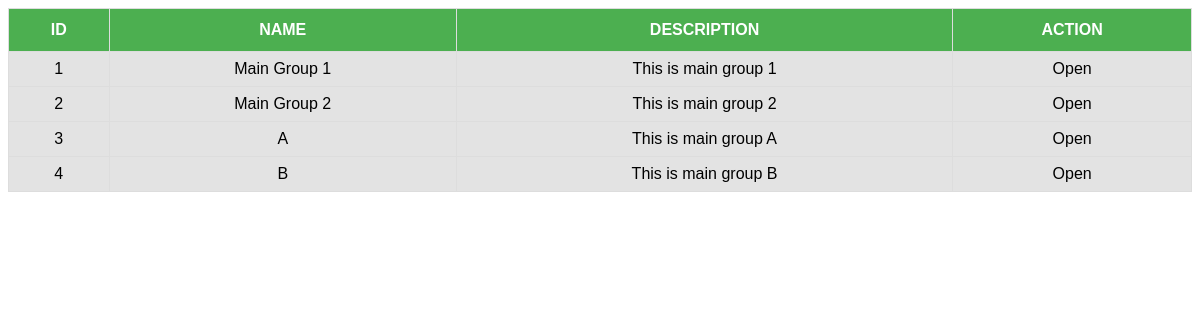
/Maingroups.php, run on the app's committed database.
### tables this page shows
CREATE TABLE `maingroup` (
  `ID` int(10) NOT NULL,
  `Name` varchar(30) NOT NULL,
  `Description` varchar(100) NOT NULL
);

### Maingroups.php (the view, shortened to what this page needs)
<?php
$servername = "localhost";
$username = "root";
$password = "";
$dbname = "medicinal_plants";
$conn = new mysqli($servername, $username, $password, $dbname);
$sql = "SELECT * from maingroup;";
$result = $conn->query($sql);
?>
<table id="report1">
	<tr>
    <th>ID</th>
    <th>NAME</th>
	<th>DESCRIPTION</th>
	<th>ACTION</th>
	</tr>
	<?php
if ($result->num_rows > 0)
{
	while($row = $result->fetch_assoc())
{
?>
    <tr>
	<td><?php echo $row["ID"]?></td>
	<td><?php echo $row["Name"]?></td>
	<td><?php echo $row["Description"]?></td>
	<td><div class="shake-hard">
<a href="MaingroupOpen.php?id=<?php echo $row["ID"]?>"><i class="fa fa-tree" aria-hidden="true"></i> Open</i></a>
</div>
</div></td>
	</tr>
<?php
}
}
else  {
    ?>
    <div style="padding-top:100px">No Results</div>
   <a class="back" href="./ShowDetails.php">BACK</a>
    <?php
}
	?>
	</table>

### Maingroups.php (style rules this page uses)
* { box-sizing: border-box; }
#report1 { font-family: "Trebuchet MS", Arial, Helvetica, sans-serif; border-collapse: collapse; color:black; background-color:#e3e3e3; opacity:1; text-align: center; width: 100%; }
#report1 td, #report1 th { border: 1px solid #ddd; padding: 8px; }
#report1 th { padding-top: 12px; padding-bottom: 12px; text-align: center; background-color: #4CAF50; color: white; }
a { color:black; text-decoration:none }

### data on the page
maingroup: ID "1", Name "Main Group 1", Description "This is main group 1"
maingroup: ID "2", Name "Main Group 2", Description "This is main group 2"
maingroup: ID "3", Name "A", Description "This is main group A"
maingroup: ID "4", Name "B", Description "This is main group B"
